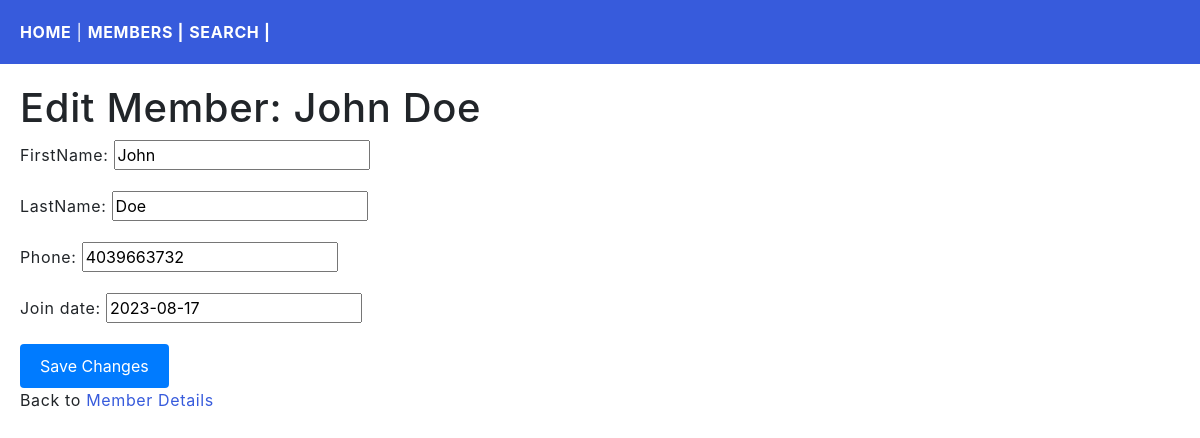
Page /edit_member/1/ on the committed database.
### members/models.py (models this page shows, shortened)
class Member(models.Model):
    firstName = models.CharField(max_length=255)
    lastName = models.CharField(max_length=255)
    phone = models.IntegerField(null= True, blank=True)
    join_date = models.DateField(null=True, blank=True)

### members/views.py (the view)
# urls.py: path('edit_member/<int:id>/', views.edit_member, name='edit_member'),
def edit_member(request, id):
    member = get_object_or_404(Member, pk=id)
    if request.method == 'POST':
        form = MemberForm(request.POST, instance=member)
        if form.is_valid():
            form.save()
            return redirect('details', id=id)
    else:
        form = MemberForm(instance=member)
    return render(request, 'edit_member.html', {'form': form, 'member': member})

### members/forms.py
class MemberForm(forms.ModelForm):
    class Meta:
        model = Member
        fields = ['firstName', 'lastName', 'phone', 'join_date']  # Include the fields you want to edit

### members/templates/edit_member.html (shortened to what this page needs)
{% extends 'master.html' %}
{% block content %}
<div class="myCards">
    <h1>Edit Member: {{ member.firstName }} {{ member.lastName }}</h1>
    <form method="post">
        {{ form.as_p }}
        <button type="submit" class="btn btn-primary">Save Changes</button>
    </form>
    <p>Back to <a href="{% url 'details' id=member.id %}">Member Details</a></p>
</div>
{% endblock %}

### myStaticFiles/mystyles.css (style rules this page uses)
body { margin: 0; font: 600 18px 'Source Sans Pro', sans-serif; letter-spacing: 0.64px; color: #585d74; justify-content: center; }
a:link, a:visited { color: #375BDC; }
.myCards { margin: 10px; padding: 10px; }

### members/static/css/form.css (style rules this page uses)
.btn-primary { background-color: #007bff; color: #fff; padding: 10px 20px; border: none; border-radius: 4px; cursor: pointer; }

### rows in the picture
Member: firstName "John", lastName "Doe", phone "4039663732", join_date "2023-08-17"
